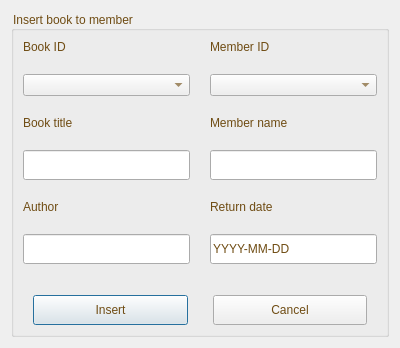
<?xml version="1.0" encoding="UTF-8"?>
<ui version="4.0">
 <class>Insert</class>
 <widget class="QDialog" name="Insert">
  <property name="geometry">
   <rect>
    <x>0</x>
    <y>0</y>
    <width>400</width>
    <height>300</height>
   </rect>
  </property>
  <property name="windowTitle">
   <string>Dialog</string>
  </property>
  <layout class="QGridLayout" name="gridLayout">
   <item row="0" column="0">
    <widget class="QGroupBox" name="groupBox">
     <property name="styleSheet">
      <string notr="true">color:rgb(111, 76, 19);
font: 18pt &quot;Segoe UI&quot;;</string>
     </property>
     <property name="title">
      <string>Insert book to member</string>
     </property>
     <layout class="QGridLayout" name="gridLayout_2">
      <item row="0" column="0">
       <layout class="QHBoxLayout" name="horizontalLayout">
        <property name="spacing">
         <number>20</number>
        </property>
        <item>
         <layout class="QVBoxLayout" name="verticalLayout">
          <item>
           <widget class="QLabel" name="label_2">
            <property name="styleSheet">
             <string notr="true">color:rgb(111, 76, 19);
font: 14pt &quot;Segoe UI&quot;;
</string>
            </property>
            <property name="text">
             <string>Book ID</string>
            </property>
           </widget>
          </item>
          <item>
           <widget class="QComboBox" name="comboBox_2"/>
          </item>
          <item>
           <widget class="QLabel" name="label_5">
            <property name="styleSheet">
             <string notr="true">color:rgb(111, 76, 19);
font: 14pt &quot;Segoe UI&quot;;</string>
            </property>
            <property name="text">
             <string>Book title</string>
            </property>
           </widget>
          </item>
          <item>
           <widget class="QLineEdit" name="lineEdit_quantity">
            <property name="minimumSize">
             <size>
              <width>0</width>
              <height>30</height>
             </size>
            </property>
            <property name="styleSheet">
             <string notr="true">color:rgb(111, 76, 19);
font: 12pt &quot;Segoe UI&quot;;</string>
            </property>
           </widget>
          </item>
          <item>
           <widget class="QLabel" name="label_3">
            <property name="styleSheet">
             <string notr="true">color:rgb(111, 76, 19);
font: 14pt &quot;Segoe UI&quot;;</string>
            </property>
            <property name="text">
             <string>Author</string>
            </property>
            <property name="buddy">
             <cstring>lineEdit_author</cstring>
            </property>
           </widget>
          </item>
          <item>
           <widget class="QLineEdit" name="lineEdit_author">
            <property name="minimumSize">
             <size>
              <width>0</width>
              <height>30</height>
             </size>
            </property>
            <property name="styleSheet">
             <string notr="true">color:rgb(111, 76, 19);
font: 12pt &quot;Segoe UI&quot;;</string>
            </property>
           </widget>
          </item>
         </layout>
        </item>
        <item>
         <layout class="QVBoxLayout" name="verticalLayout_2">
          <item>
           <widget class="QLabel" name="label_6">
            <property name="styleSheet">
             <string notr="true">color:rgb(111, 76, 19);
font: 14pt &quot;Segoe UI&quot;;
</string>
            </property>
            <property name="text">
             <string>Member ID</string>
            </property>
            <property name="buddy">
             <cstring>lineEdit_quantity</cstring>
            </property>
           </widget>
          </item>
          <item>
           <widget class="QComboBox" name="comboBox"/>
          </item>
          <item>
           <widget class="QLabel" name="label_location">
            <property name="styleSheet">
             <string notr="true">color:rgb(111, 76, 19);
font: 14pt &quot;Segoe UI&quot;;</string>
            </property>
            <property name="text">
             <string>Member name</string>
            </property>
           </widget>
          </item>
          <item>
           <widget class="QLineEdit" name="lineEdit">
            <property name="minimumSize">
             <size>
              <width>0</width>
              <height>30</height>
             </size>
            </property>
            <property name="styleSheet">
             <string notr="true">color:rgb(111, 76, 19);
font: 12pt &quot;Segoe UI&quot;;</string>
            </property>
           </widget>
          </item>
          <item>
           <widget class="QLabel" name="label">
            <property name="styleSheet">
             <string notr="true">color:rgb(111, 76, 19);
font: 14pt &quot;Segoe UI&quot;;</string>
            </property>
            <property name="text">
             <string>Return date</string>
            </property>
           </widget>
          </item>
          <item>
           <widget class="QLineEdit" name="lineEdit_location">
            <property name="minimumSize">
             <size>
              <width>0</width>
              <height>30</height>
             </size>
            </property>
            <property name="styleSheet">
             <string notr="true">color:rgb(111, 76, 19);
font: 12pt &quot;Segoe UI&quot;;</string>
            </property>
            <property name="text">
             <string>YYYY-MM-DD</string>
            </property>
           </widget>
          </item>
         </layout>
        </item>
       </layout>
      </item>
      <item row="1" column="0">
       <layout class="QHBoxLayout" name="horizontalLayout_3">
        <property name="spacing">
         <number>25</number>
        </property>
        <property name="leftMargin">
         <number>10</number>
        </property>
        <property name="topMargin">
         <number>25</number>
        </property>
        <property name="rightMargin">
         <number>10</number>
        </property>
        <item>
         <widget class="QPushButton" name="pushButton">
          <property name="minimumSize">
           <size>
            <width>0</width>
            <height>30</height>
           </size>
          </property>
          <property name="cursor">
           <cursorShape>PointingHandCursor</cursorShape>
          </property>
          <property name="styleSheet">
           <string notr="true">color:rgb(111, 76, 19);
font: 14pt &quot;Segoe UI&quot;;</string>
          </property>
          <property name="text">
           <string>Insert</string>
          </property>
         </widget>
        </item>
        <item>
         <widget class="QPushButton" name="pushButton_2">
          <property name="minimumSize">
           <size>
            <width>0</width>
            <height>30</height>
           </size>
          </property>
          <property name="cursor">
           <cursorShape>PointingHandCursor</cursorShape>
          </property>
          <property name="styleSheet">
           <string notr="true">color:rgb(111, 76, 19);
font: 14pt &quot;Segoe UI&quot;;</string>
          </property>
          <property name="text">
           <string>Cancel</string>
          </property>
         </widget>
        </item>
       </layout>
      </item>
     </layout>
    </widget>
   </item>
  </layout>
 </widget>
 <resources/>
 <connections/>
</ui>
